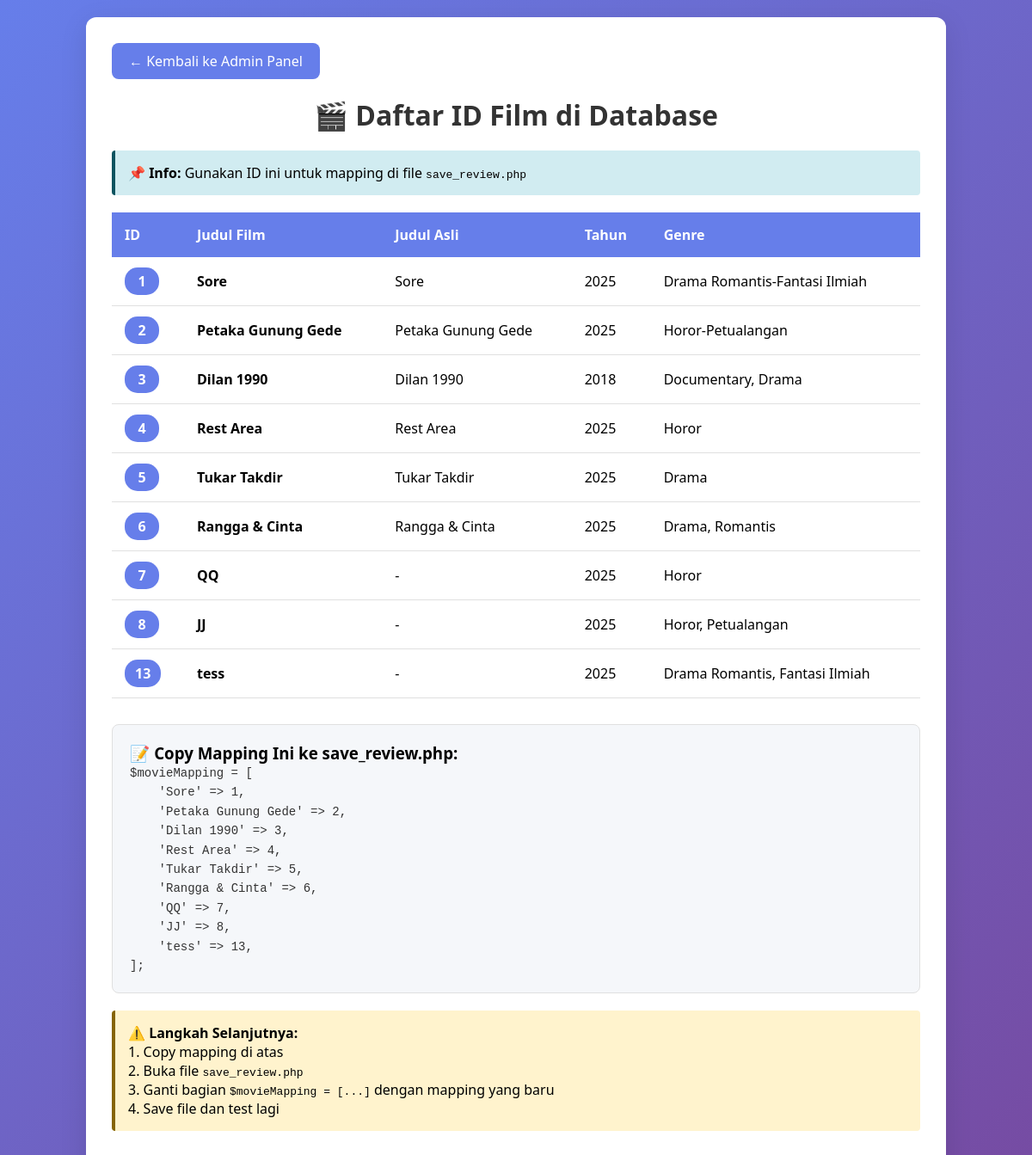
/check_movie_ids.php, run on the app's committed database.
### tables this page shows
CREATE TABLE `movies` (
  `id` int(11) NOT NULL,
  `title` varchar(200) NOT NULL,
  `original_title` varchar(200) DEFAULT NULL,
  `release_year` int(11) DEFAULT NULL,
  `duration` int(11) DEFAULT NULL COMMENT 'durasi dalam menit',
  `genre` varchar(100) DEFAULT NULL,
  `director` varchar(100) DEFAULT NULL,
  `cast` text DEFAULT NULL COMMENT 'JSON array atau comma separated',
  `synopsis` text DEFAULT NULL,
  `poster` varchar(255) DEFAULT NULL,
  `trailer_url` varchar(255) DEFAULT NULL,
  `average_rating` decimal(2,1) DEFAULT 0.0,
  `total_reviews` int(11) DEFAULT 0,
  `created_by` int(11) DEFAULT NULL,
  `created_at` timestamp NOT NULL DEFAULT current_timestamp(),
  `updated_at` timestamp NOT NULL DEFAULT current_timestamp() ON UPDATE current_timestamp()
);

### check_movie_ids.php (the view, shortened to what this page needs)
<?php
$host = '127.0.0.1';
$dbname = 'movie_review_db';
$username = 'root';
$password = '';
try {
    $pdo = new PDO("mysql:host=$host;dbname=$dbname;charset=utf8mb4", $username, $password);
    $pdo->setAttribute(PDO::ATTR_ERRMODE, PDO::ERRMODE_EXCEPTION);
} catch(PDOException $e) {
    die("❌ Database Connection Error: " . $e->getMessage());
}
$stmt = $pdo->query("SELECT id, title, original_title, release_year, genre FROM movies ORDER BY id ASC");
$movies = $stmt->fetchAll(PDO::FETCH_ASSOC);
?>
<!DOCTYPE html>
<html lang="id">
<head>
</head>
<body>
    <div class="container">
        <a href="admin.php" class="back-btn">← Kembali ke Admin Panel</a>
        <h1>🎬 Daftar ID Film di Database</h1>
        <div class="info-box">
            <strong>📌 Info:</strong> Gunakan ID ini untuk mapping di file <code>save_review.php</code>
        </div>
        <table>
            <thead>
                <tr>
                    <th>ID</th>
                    <th>Judul Film</th>
                    <th>Judul Asli</th>
                    <th>Tahun</th>
                    <th>Genre</th>
                </tr>
            </thead>
            <tbody>
                <?php foreach($movies as $movie): ?>
                <tr>
                    <td><span class="id-badge"><?php echo $movie['id']; ?></span></td>
                    <td><strong><?php echo htmlspecialchars($movie['title']); ?></strong></td>
                    <td><?php echo htmlspecialchars($movie['original_title'] ?? '-'); ?></td>
                    <td><?php echo htmlspecialchars($movie['release_year']); ?></td>
                    <td><?php echo htmlspecialchars($movie['genre']); ?></td>
                </tr>
                <?php endforeach; ?>
            </tbody>
        </table>
        <div class="code-box">
            <h3>📝 Copy Mapping Ini ke save_review.php:</h3>
            <pre><code>$movieMapping = [
<?php
foreach($movies as $movie):
    $title = $movie['title'];
    $id = $movie['id'];
    echo "    '{$title}' => {$id},\n";
endforeach;
?>];</code></pre>
        </div>
        <div class="info-box" style="margin-top: 20px; background: #fff3cd; border-color: #856404;">
            <strong>⚠️ Langkah Selanjutnya:</strong><br>
            1. Copy mapping di atas<br>
            2. Buka file <code>save_review.php</code><br>
            3. Ganti bagian <code>$movieMapping = [...]</code> dengan mapping yang baru<br>
            4. Save file dan test lagi
        </div>
    </div>
</body>
</html>

### check_movie_ids.php (style rules this page uses)
* { margin: 0; padding: 0; box-sizing: border-box; }
body { font-family: 'Segoe UI', Tahoma, Geneva, Verdana, sans-serif; background: linear-gradient(135deg, #667eea 0%, #764ba2 100%); padding: 20px; min-height: 100vh; }
.container { max-width: 1000px; margin: 0 auto; background: white; border-radius: 12px; padding: 30px; box-shadow: 0 8px 32px rgba(0,0,0,0.1); }
h1 { color: #333; margin-bottom: 20px; text-align: center; }
table { width: 100%; border-collapse: collapse; margin-top: 20px; }
th { background: #667eea; color: white; padding: 15px; text-align: left; font-weight: 600; }
td { padding: 12px 15px; border-bottom: 1px solid #e0e0e0; }
.id-badge { background: #667eea; color: white; padding: 5px 12px; border-radius: 15px; font-weight: bold; display: inline-block; min-width: 40px; text-align: center; }
.code-box { background: #f5f7fa; border: 1px solid #e0e0e0; border-radius: 8px; padding: 20px; margin-top: 30px; overflow-x: auto; }
.code-box pre { font-family: 'Courier New', monospace; font-size: 14px; line-height: 1.6; color: #333; }
.back-btn { display: inline-block; background: #667eea; color: white; padding: 10px 20px; border-radius: 8px; text-decoration: none; margin-bottom: 20px; transition: background 0.3s; }
.info-box { background: #d1ecf1; border-left: 4px solid #0c5460; padding: 15px; margin-bottom: 20px; border-radius: 4px; }

### data on the page
movies: id "1", title "Sore", original_title "Sore", release_year "2025", genre "Drama Romantis-Fantasi Ilmiah"
movies: id "2", title "Petaka Gunung Gede", original_title "Petaka Gunung Gede", release_year "2025", genre "Horor-Petualangan"
movies: id "3", title "Dilan 1990", original_title "Dilan 1990", release_year "2018", genre "Documentary, Drama"
movies: id "4", title "Rest Area", original_title "Rest Area", release_year "2025", genre "Horor"
movies: id "5", title "Tukar Takdir", original_title "Tukar Takdir", release_year "2025", genre "Drama"
movies: id "6", title "Rangga & Cinta", original_title "Rangga & Cinta", release_year "2025", genre "Drama, Romantis"
movies: id "7", title "QQ", original_title "-", release_year "2025", genre "Horor"
movies: id "8", title "JJ", original_title "-", release_year "2025", genre "Horor, Petualangan"
movies: id "13", title "tess", original_title "-", release_year "2025", genre "Drama Romantis, Fantasi Ilmiah"
